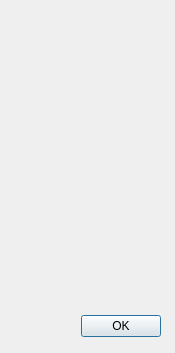
<?xml version="1.0" encoding="UTF-8"?>
<ui version="4.0">
 <class>Dialog</class>
 <widget class="QDialog" name="Dialog">
  <property name="geometry">
   <rect>
    <x>0</x>
    <y>0</y>
    <width>175</width>
    <height>353</height>
   </rect>
  </property>
  <property name="windowTitle">
   <string>Dialog</string>
  </property>
  <widget class="QDialogButtonBox" name="buttonBox">
   <property name="geometry">
    <rect>
     <x>-180</x>
     <y>310</y>
     <width>341</width>
     <height>32</height>
    </rect>
   </property>
   <property name="orientation">
    <enum>Qt::Horizontal</enum>
   </property>
   <property name="standardButtons">
    <set>QDialogButtonBox::Ok</set>
   </property>
  </widget>
  <widget class="QWidget" name="gridLayoutWidget">
   <property name="geometry">
    <rect>
     <x>10</x>
     <y>10</y>
     <width>151</width>
     <height>291</height>
    </rect>
   </property>
   <layout class="QGridLayout" name="gridLayout"/>
  </widget>
 </widget>
 <resources/>
 <connections>
  <connection>
   <sender>buttonBox</sender>
   <signal>accepted()</signal>
   <receiver>Dialog</receiver>
   <slot>accept()</slot>
   <hints>
    <hint type="sourcelabel">
     <x>248</x>
     <y>254</y>
    </hint>
    <hint type="destinationlabel">
     <x>157</x>
     <y>274</y>
    </hint>
   </hints>
  </connection>
  <connection>
   <sender>buttonBox</sender>
   <signal>rejected()</signal>
   <receiver>Dialog</receiver>
   <slot>reject()</slot>
   <hints>
    <hint type="sourcelabel">
     <x>316</x>
     <y>260</y>
    </hint>
    <hint type="destinationlabel">
     <x>286</x>
     <y>274</y>
    </hint>
   </hints>
  </connection>
 </connections>
</ui>
